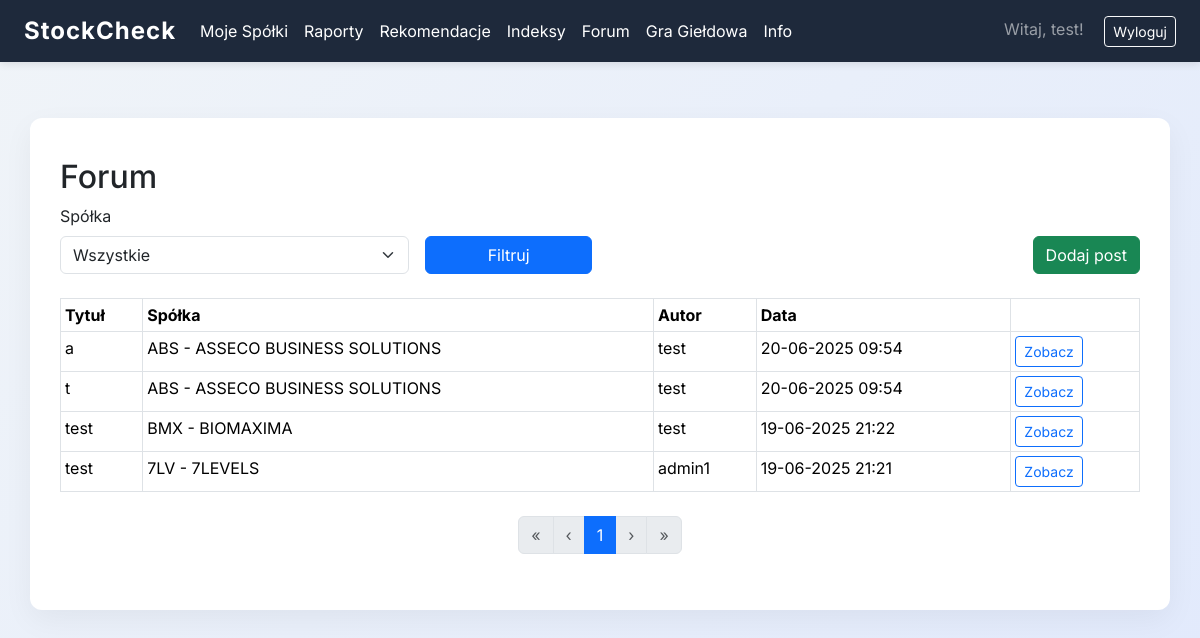
/forum/ (signed in), run on the app's committed database.
### myproject/auth/models.py (models this page shows, shortened)
class User(UserMixin, db.Model):
    __tablename__ = 'users'
    id = db.Column(db.Integer, primary_key=True)
    email = db.Column(db.String(64), unique=True, index=True)
    username = db.Column(db.String(64), unique=True, index=True)
    password_hash = db.Column(db.String(128))
    role = db.Column(db.String(20), default="user")  # "user" lub "admin"
    companies = db.relationship('UserCompany', backref='owner', lazy=True)
    portfolio = db.relationship('GamePortfolio', backref='user', uselist=False)

### myproject/forum/models.py (models this page shows, shortened)
class Post(db.Model):
    id = db.Column(db.Integer, primary_key=True)
    user_id = db.Column(db.Integer, db.ForeignKey('users.id'), nullable=False)
    company_id = db.Column(db.Integer, db.ForeignKey('company.id'), nullable=False)
    title = db.Column(db.String(200), nullable=False)
    content = db.Column(db.Text, nullable=False)
    created_at = db.Column(db.DateTime, default=datetime.utcnow)
    user = db.relationship('User', backref=db.backref('posts', lazy=True))
    company = db.relationship('Company', backref=db.backref('posts', lazy=True))

### myproject/companies/models.py (models this page shows, shortened)
class Company(db.Model):
    id = db.Column(db.Integer, primary_key=True)
    ticker = db.Column(db.String(10), unique=True, nullable=False)
    name = db.Column(db.String(100), nullable=False)
    industry_id = db.Column(db.Integer, db.ForeignKey('industry.id'))
    market = db.Column(db.String(100), nullable=True)
    industry = db.relationship('Industry', backref=db.backref('companies', lazy=True))
    indices = db.relationship('Index', secondary=company_index, backref=db.backref('companies', lazy='dynamic'))

### myproject/forum/views.py (the view)
@forum.route('/')
@login_required
def forum_main():
    companies = Company.query.order_by(Company.ticker).all()
    selected_company = request.args.get('company')
    query = Post.query.order_by(Post.created_at.desc())
    if selected_company:
        query = query.filter(Post.company_id == int(selected_company))
    page = request.args.get('page', 1, type=int)
    per_page = 20
    posts_pagination = query.paginate(page=page, per_page=per_page, error_out=False)
    posts = posts_pagination.items
    return render_template('/forum/forum.html', posts=posts, companies=companies, selected_company=selected_company, pagination=posts_pagination)

### myproject/templates/forum/forum.html (shortened to what this page needs)
{% extends 'base.html' %}
{% block content %}
<h2>Forum</h2>
<form method="get" class="row g-3 mb-4">
    <div class="col-md-4">
        <label for="company" class="form-label">Spółka</label>
        <select name="company" id="company" class="form-select">
            <option value="">Wszystkie</option>
        </select>
    </div>
    <div class="col-md-2 align-self-end">
        <button type="submit" class="btn btn-primary w-100">Filtruj</button>
    </div>
    <div class="col-md-6 align-self-end text-end">
        <a href="{{ url_for('forum.add_post') }}" class="btn btn-success">Dodaj post</a>
    </div>
</form>
<table class="table table-sm table-bordered mb-4">
    <thead>
        <tr>
            <th>Tytuł</th>
            <th>Spółka</th>
            <th>Autor</th>
            <th>Data</th>
            <th></th>
        </tr>
    </thead>
    <tbody>
    {% for post in posts %}
        <tr>
            <td>{{ post.title }}</td>
            <td>{{ post.company.ticker }} - {{ post.company.name }}</td>
            <td>{{ post.user.username }}</td>
            <td>{{ post.created_at.strftime('%d-%m-%Y %H:%M') }}</td>
            <td>
                <a href="{{ url_for('forum.post_detail', post_id=post.id) }}" class="btn btn-sm btn-outline-primary">Zobacz</a>
            </td>
        </tr>
    {% endfor %}
    </tbody>
</table>
{% if pagination is defined %}
<nav aria-label="Paginacja">
  <ul class="pagination justify-content-center">
    {% set start = pagination.page - 2 if pagination.page - 2 > 0 else 1 %}
    {% set end = pagination.page + 2 if pagination.page + 2 <= pagination.pages else pagination.pages %}
    {% if pagination.has_prev %}
      <li class="page-item">
        <a class="page-link" href="{{ url_for(request.endpoint, page=1, company=selected_company) }}">&laquo;</a>
      </li>
      <li class="page-item">
        <a class="page-link" href="{{ url_for(request.endpoint, page=pagination.prev_num, company=selected_company) }}">&lsaquo;</a>
      </li>
    {% else %}
      <li class="page-item disabled"><span class="page-link">&laquo;</span></li>
      <li class="page-item disabled"><span class="page-link">&lsaquo;</span></li>
    {% endif %}
    {% for p in range(start, end + 1) %}
      {% if p == pagination.page %}
        <li class="page-item active"><span class="page-link">{{ p }}</span></li>
      {% else %}
        <li class="page-item"><a class="page-link" href="{{ url_for(request.endpoint, page=p, company=selected_company) }}">{{ p }}</a></li>
      {% endif %}
    {% endfor %}
    {% if pagination.has_next %}
      <li class="page-item">
        <a class="page-link" href="{{ url_for(request.endpoint, page=pagination.next_num, company=selected_company) }}">&rsaquo;</a>
      </li>
      <li class="page-item">
        <a class="page-link" href="{{ url_for(request.endpoint, page=pagination.pages, company=selected_company) }}">&raquo;</a>
      </li>
    {% else %}
      <li class="page-item disabled"><span class="page-link">&rsaquo;</span></li>
      <li class="page-item disabled"><span class="page-link">&raquo;</span></li>
    {% endif %}
  </ul>
</nav>
{% endif %}
{% endblock %}

### myproject/templates/base.html (shortened to what this page needs)
<!DOCTYPE html>
<html lang="pl">
<head>
    <link href="https://cdn.jsdelivr.net/npm/bootstrap@5.3.3/dist/css/bootstrap.min.css" rel="stylesheet">
    <link href="https://cdnjs.cloudflare.com/ajax/libs/font-awesome/6.0.0/css/all.min.css" rel="stylesheet">
</head>
<body>
    <nav class="navbar navbar-expand-lg fixed-top navbar-dark">
        <div class="container-fluid px-4">
            <a class="navbar-brand" href="{{ url_for('companies.list_companies') if current_user.is_authenticated else url_for('core.index') }}">StockCheck</a>
            <div class="collapse navbar-collapse" id="navbarNav">
                <ul class="navbar-nav me-auto">
                    {% if current_user.is_authenticated %}
                        <li class="nav-item">
                            <a class="nav-link" href="{{ url_for('companies.list_companies') }}">Moje Spółki</a>
                        </li>
                        <li class="nav-item">
                            <a class="nav-link" href="{{ url_for('reports.all_reports') }}">Raporty</a>
                        </li>
                        <li class="nav-item">
                            <a class="nav-link" href="{{ url_for('recommendations.all_recommendations') }}">Rekomendacje</a>
                        </li>
                        <li class="nav-item">
                                <a class="nav-link" href="{{ url_for('indices.indices_list') }}">Indeksy</a>
                        </li>
                        <li class="nav-item">
                            <a class="nav-link" href="{{ url_for('forum.forum_main') }}">Forum</a>
                        </li>
                        <li class="nav-item">
                            <a class="nav-link" href="{{ url_for('stock_game.portfolio') }}">Gra Giełdowa</a>
                        </li>
                        <li class="nav-item">
                            <a class="nav-link" href="{{ url_for('core.info') }}">Info</a>
                        </li>
                    {% endif %}
                </ul>
                <div class="ms-auto">
                    {% if current_user.is_authenticated %}
                        <span class="navbar-text me-3">Witaj, {{ current_user.username }}!</span>
                        <a class="btn btn-outline-light btn-sm" href="{{ url_for('auth.logout') }}">Wyloguj</a>
                    {% else %}
                        <a class="btn btn-outline-light btn-sm me-2" href="{{ url_for('auth.login') }}">Zaloguj</a>
                        <a class="btn btn-outline-light btn-sm me-2" href="{{ url_for('auth.register') }}">Zarejestruj</a>
                    {% endif %}
                </div>
            </div>
        </div>
    </nav>
    <div class="container my-5">
        {% block content %}{% endblock %}
    </div>
</body>
</html>

### myproject/templates/base.html (style rules this page uses)
body { font-family: 'Inter', sans-serif; background: linear-gradient(135deg, #f0f4f8, #e2eafc); margin: 0; padding-top: 70px; }
.navbar { background-color: #1e293b; box-shadow: 0 2px 8px rgba(0,0,0,0.1); }
.navbar-brand { font-weight: 700; font-size: 24px; letter-spacing: 1px; }
.navbar a { color: #ffffff !important; }
.container { background: #ffffff; padding: 40px 30px; border-radius: 12px; box-shadow: 0 10px 30px rgba(0,0,0,0.05); animation: fadeIn 0.7s ease; margin-left: auto; margin-right: auto; }

### data on the page
User: username "test"
Post: title "a", company.ticker "ABS", company.name "ASSECO BUSINESS SOLUTIONS", user.username "test", created_at "20-06-2025 09:54"
Post: title "t", company.ticker "ABS", company.name "ASSECO BUSINESS SOLUTIONS", user.username "test", created_at "20-06-2025 09:54"
Post: title "test", company.ticker "BMX", company.name "BIOMAXIMA", user.username "test", created_at "19-06-2025 21:22"
Post: title "test", company.ticker "7LV", company.name "7LEVELS", user.username "admin1", created_at "19-06-2025 21:21"

### other printed values
{{ p }} "1"
